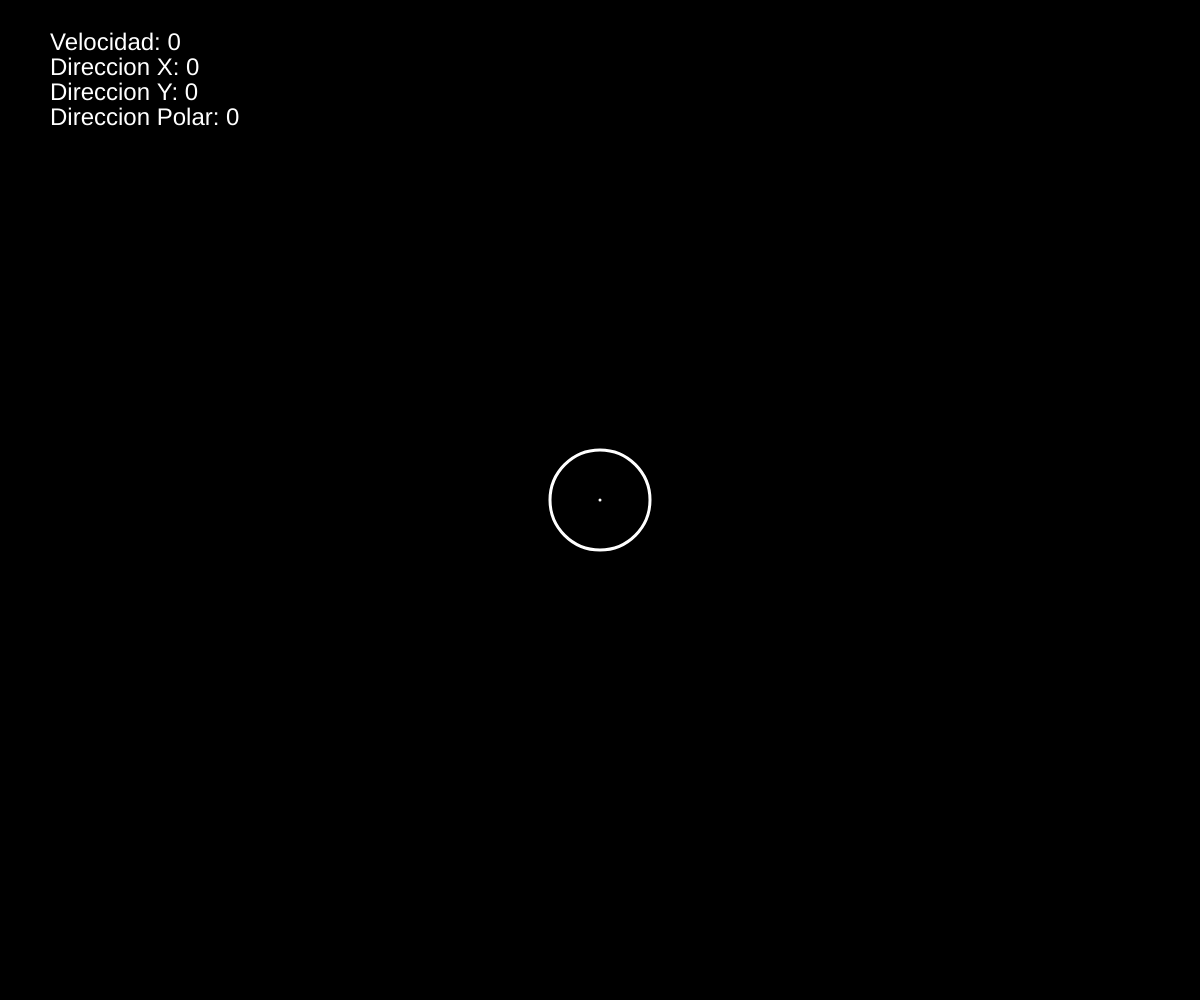
Frame 1 (no input)
Frame 60 (no input): identical to frame 1, image omitted
Frame 120 (the mouse pressed at the canvas centre since frame 60): identical to frame 1, image omitted

The p5.js sketch that drew this single still picture (run headless with seeded random() and noise() and a simulated clock; from frame 60 on, the mouse is pressed at the canvas centre):

// p5.js sketch
// ── sketch.js
//Para usarlo primero debemos declarar un objeto Dir_y_Vel. Será uno por cada puntero que querramos seguir
let miVelocidadYDireccion;

function setup() {
  createCanvas(innerWidth, innerHeight);
  // Inicializo el objeto, no necesito pasarle parametros.
  miVelocidadYDireccion = new Dir_y_Vel();
}

function draw() {
  background(frameCount, 0, 0);

  //Lo priemero que deberia hacer es pasarle los parametros x e y que quiero calcular, en este caso el mouse
  miVelocidadYDireccion.calcularTodo(mouseX, mouseY);



  //Para usarlo, simplemente se le pregunta al objet por alguno de los valores. En la medida que los necesitemos

  //miVelocidadYDireccion.velocidad();
  //miVelocidadYDireccion.direccionX();
  //miVelocidadYDireccion.direccionY();
  //miVelocidadYDireccion.direccionPolar();

  //Por ejemplo:
  push();

  var hue = miVelocidadYDireccion.direccionPolar();
  var satYBright = miVelocidadYDireccion.velocidad() * 4;

  colorMode(HSB);
  var miColor = color(hue, satYBright, satYBright);
  fill(miColor);

  rect(0, 0, width, height);

  pop();


  //Esta es una funcion solo para ver en pantalla si esta funcionando todo ok
  miVelocidadYDireccion.mostrarData();
}
// fin del draw

// lo relacionado al objeto en si mismo
class Dir_y_Vel {

  constructor() {
    this.posX = 0;
    this.posY = 0;
    this.prevPosX;
    this.prevPosY;
    this.miDireccionX;
    this.miDireccionY;
    this.vel;
    this.miDireccionPolar;
  }

  calcularTodo(mi_X, mi_Y) {
    this.prevPosX = this.posX;
    this.prevPosY = this.posY;
    this.posX = mi_X;
    this.posY = mi_Y;

    this.miDireccionX = this.posX - this.prevPosX;
    this.miDireccionY = this.posY - this.prevPosY;
    this.miDireccionPolar = degrees(atan2(this.posY - this.prevPosY, this.posX - this.prevPosX));

    this.vel = dist(this.posX, this.posY, this.prevPosX, this.prevPosY);
  }


  //////* ESTOS SON LOS METODOS QUE DEVUELVEN ALGO *///////

  velocidad() {
    return this.vel;
  }
  direccionX() {
    return this.miDireccionX;
  }

  direccionY() {
    return this.miDireccionY;
  }


  direccionPolar() {
    return this.miDireccionPolar;
  }


  //////* ESTO ES PARA DEBBUGGEAR LO QUE SE ESTA VIENDO *///////

  mostrarData() {
    textSize(24);
    fill(255);
    text("Velocidad: " + this.vel, 50, 50);
    text("Direccion X: " + this.miDireccionX, 50, 75);
    text("Direccion Y: " + this.miDireccionY, 50, 100);
    text("Direccion Polar: " + this.miDireccionPolar, 50, 125);


    push();
    noFill();
    stroke(255);
    strokeWeight(3);
    translate(width / 2, height / 2);

    ellipse(0, 0, 100, 100);
    rotate(radians(this.miDireccionPolar));
    line(0, 0, this.vel * 2, 0);


    pop();
  }

  ///////////// FIN DE LA CLASE  ///////
}
